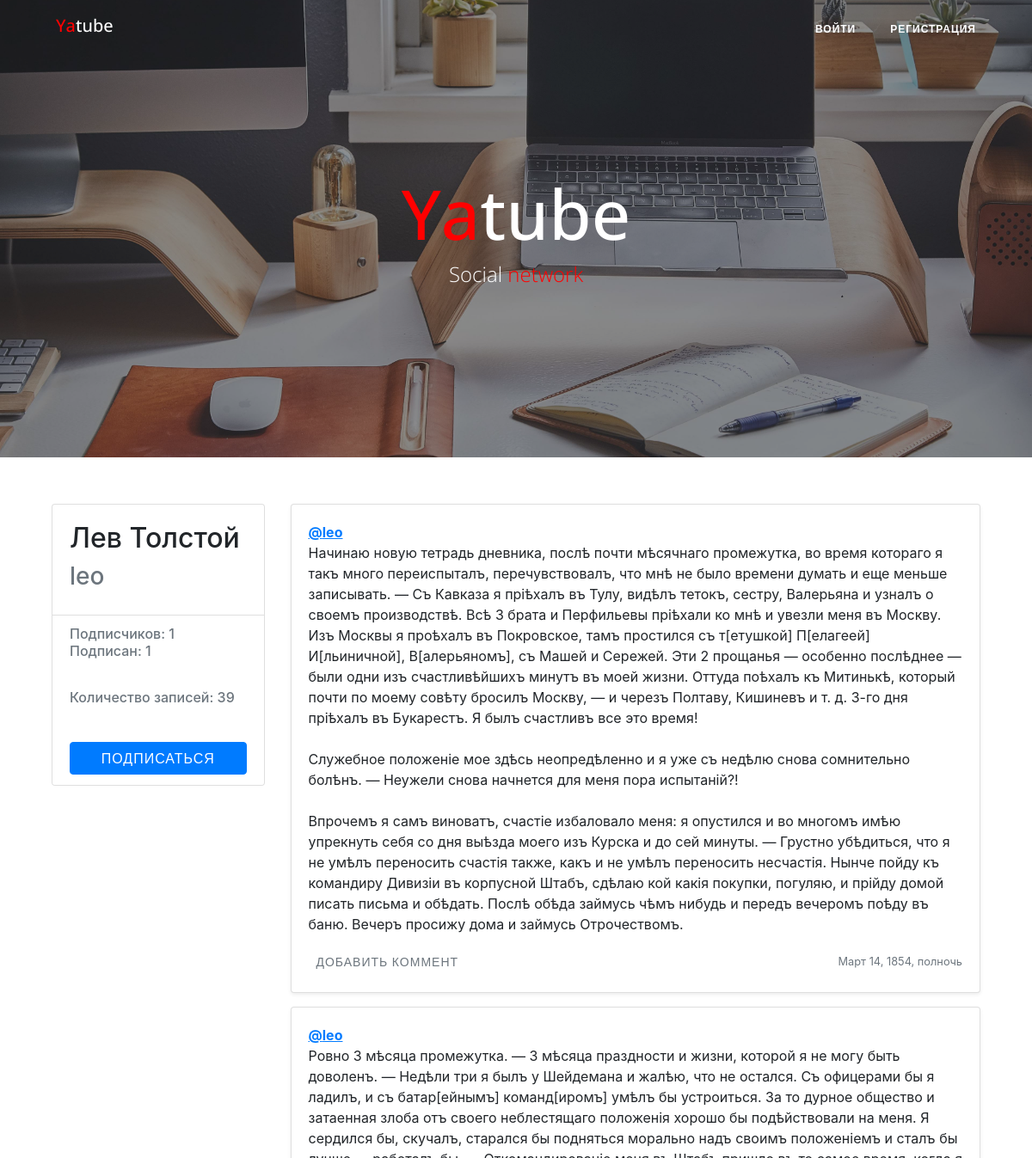
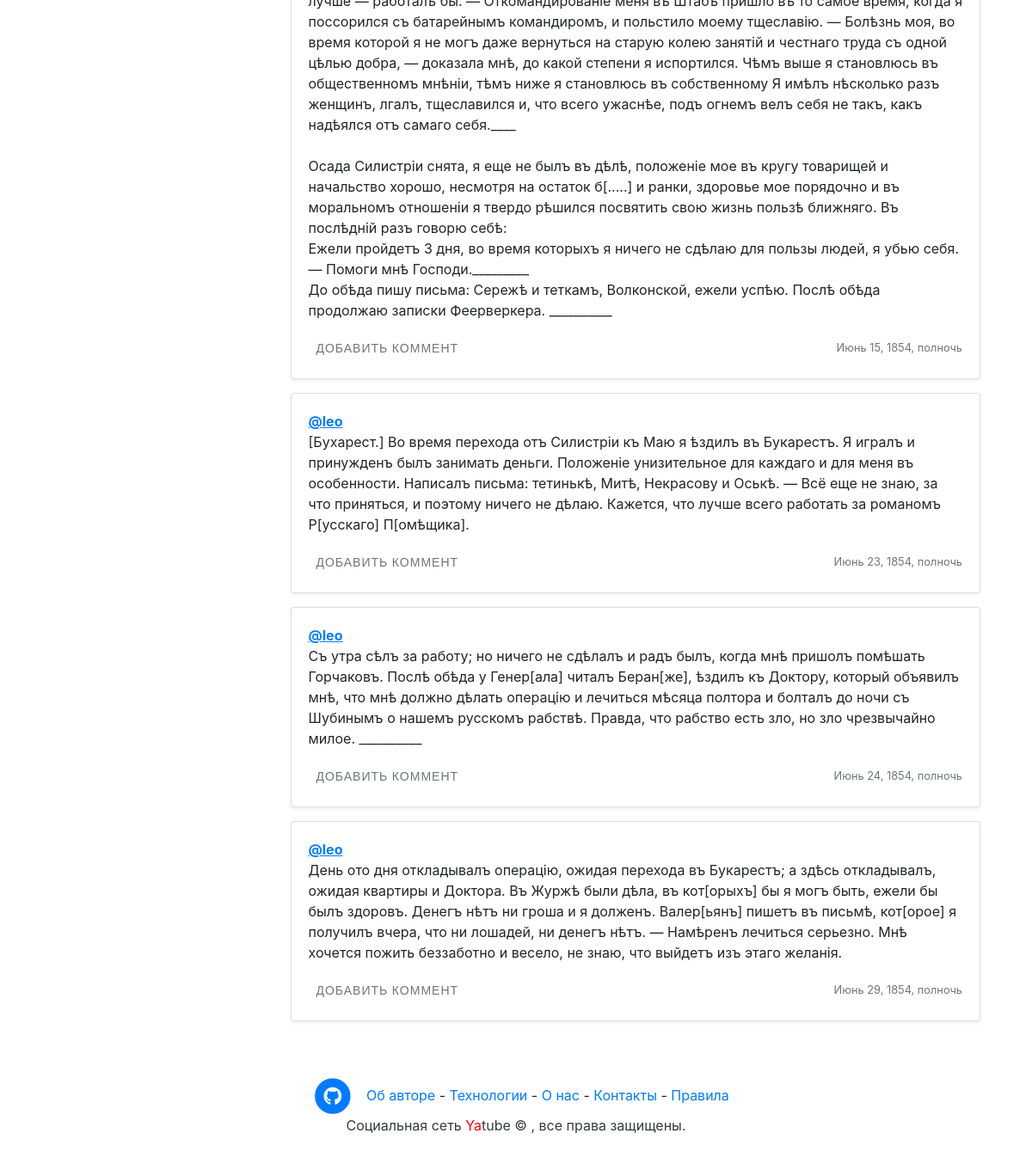
Screenshot of /leo/ with the database file from the repository (2 pictures, top to bottom).
### posts/models.py (models this page shows, shortened)
class Post(models.Model):
    text = models.TextField()
    pub_date = models.DateTimeField("date published", auto_now_add=True, db_index=True)
    author = models.ForeignKey(User, on_delete=models.CASCADE, related_name="author_posts")
    group = models.ForeignKey(Group, on_delete=models.SET_NULL,
                              null=True, related_name="posts", blank=True)
    image = models.ImageField(upload_to="posts/", blank=True, null=True)
    class Meta:
        ordering = ["-pub_date"]

### posts/views.py (the view)
# urls.py: path("<str:username>/", ProfileView.as_view(), name="profile"),
class ProfileView(ListView):
    model = Post
    paginate_by = 5
    template_name = "profile.html"
    def get_queryset(self):
        author = get_user_profile(self.kwargs['username'])
        self.kwargs['author'] = author
        return (
            author.author_posts.select_related('author', 'group')
                .annotate(comment_count=Count('comments'))
                .all()
        )
    def get_context_data(self, **kwargs):
        context = super(ProfileView, self).get_context_data(**kwargs)
        context['author'] = self.kwargs['author']
        context['following'] = check_following(self.request.user, context['author'])
        return context

### posts/helper.py (called while the page is built)
def get_user_profile(username):
    return get_object_or_404(
        User.objects.annotate(
            count_of_posts=Count('author_posts', distinct=True),
            count_of_following=Count('following', distinct=True),
            count_of_follower=Count('follower', distinct=True)
        ),
        username=username)

def check_following(user, author):
    if not user.is_authenticated:
        return False
    return Follow.objects.filter(user=user.id, author=author).exists()

### templates/profile.html (shortened to what this page needs)
{% extends "base.html" %}
{% load bootstrap_pagination %}
{% block content %}
    <main role="main" class="container">
        <div class="row">
            <div class="col-md-3 mb-3 mt-1">
                <div class="card">
                    <div class="card-body">
                        <div class="h2">
                            {{ author.get_full_name }}
                        </div>
                        <div class="h3 text-muted">
                            {{ author.get_username }}
                        </div>
                    </div>
                    <ul class="list-group list-group-flush">
                        <li class="list-group-item">
                            <div class="h6 text-muted">
                                Подписчиков: {{ author.count_of_following }} <br />
                                Подписан: {{ author.count_of_follower }}
                            </div>
                        </li>
                        <li class="list-group-item">
                            <div class="h6 text-muted">
                                <p>
                                    Количество записей: {{ author.count_of_posts }}
                                </p>
                            </div>
                        </li>
                        <li class="list-group-item">
                            {% if following %}
                                <a class="btn btn-lg btn-light"
                                   href="{% url "profile_unfollow" author.username %}" role="button">
                                    Отписаться
                                </a>
                            {% else %}
                                <a class="btn btn-primary btn-block"
                                   href="{% url "profile_follow" author.username %}" role="button">
                                    Подписаться
                                </a>
                            {% endif %}
                        </li>
                    </ul>
                </div>
            </div>
            <div class="col-md-9">
                {% for post in page_obj %}
                        {% include "includes/post_item.html" with post=post %}
                {% endfor %}
            </div>
        </div>
    </main>
{% endblock %}

### templates/includes/post_item.html (shortened to what this page needs)
<div class="card mb-3 mt-1 shadow-sm">
    {% load thumbnail %}
    <div class="card-body">
        <p class="card-text">
            <a name="post_{{ post.id }}" href="{% url "profile" post.author.username %}">
                <strong class="d-block text-gray-dark">@{{ post.author }}</strong>
            </a>
            {{ post.text|linebreaksbr }}
        </p>
        <div class="d-flex justify-content-between align-items-center">
            <div class="btn-group ">
                <a class="btn btn-sm text-muted" href="{% url "post_view" post.author.username post.id %}" role="button">
                    {% if post.comments.exists %}
                        Количество коментариев: {{ post.comments.count }}
                    {% else%}
                        Добавить коммент
                    {% endif %}
                </a>
            </div>
            <small class="text-muted">{{ post.pub_date }}</small>
        </div>
    </div>
</div>

### rows the page displays
Post: author "leo", text "Начинаю новую тетрадь дневника, послѣ почти мѣсячнаго промежутка, во время котораго я такъ много переиспыталъ, перечувствовалъ, что мнѣ не было времени думать и еще меньше записывать. — Съ Кавказа я пріѣхалъ въ Тулу, видѣлъ тетокъ, сестру, Валерьяна и узналъ о своемъ производствѣ. Всѣ 3 брата и Перфильевы пріѣхали ко мнѣ и увезли меня въ Москву. Изъ Москвы я проѣхалъ въ Покровское, тамъ простился съ т[етушкой] П[елагеей] И[льиничной], В[алерьяномъ], съ Машей и Сережей. Эти 2 прощанья — особенно послѣднее — были одни изъ счастливѣйшихъ минутъ въ моей жизни. Оттуда поѣхалъ къ Митинькѣ, который почти по моему совѣту бросилъ Москву, — и черезъ Полтаву, Кишиневъ и т. д. 3-го дня пріѣхалъ въ…", shows "ДОБАВИТЬ КОММЕНТ", pub_date "Март 14, 1854, полночь"
Post: author "leo", text "Ровно 3 мѣсяца промежутка. — 3 мѣсяца праздности и жизни, которой я не могу быть доволенъ. — Недѣли три я былъ у Шейдемана и жалѣю, что не остался. Съ офицерами бы я ладилъ, и съ батар[ейнымъ] команд[иромъ] умѣлъ бы устроиться. За то дурное общество и затаенная злоба отъ своего неблестящаго положенія хорошо бы подѣйствовали на меня. Я сердился бы, скучалъ, старался бы подняться морально надъ своимъ положеніемъ и сталъ бы лучше — работалъ бы. — Откомандированіе меня въ Штабъ пришло въ то самое время, когда я поссорился съ батарейнымъ командиромъ, и польстило моему тщеславію. — Болѣзнь моя, во время которой я не могъ даже вернуться на старую колею занятій и честнаго труда съ одной цѣлью…", shows "ДОБАВИТЬ КОММЕНТ", pub_date "Июнь 15, 1854, полночь"
Post: author "leo", text "[Бухарест.] Во время перехода отъ Силистріи къ Маю я ѣздилъ въ Букарестъ. Я игралъ и принужденъ былъ занимать деньги. Положеніе унизительное для каждаго и для меня въ особенности. Написалъ письма: тетинькѣ, Митѣ, Некрасову и Оськѣ. — Всё еще не знаю, за что приняться, и поэтому ничего не дѣлаю. Кажется, что лучше всего работать за романомъ Р[усскаго] П[омѣщика].", shows "ДОБАВИТЬ КОММЕНТ", pub_date "Июнь 23, 1854, полночь"
Post: author "leo", text "Съ утра сѣлъ за работу; но ничего не сдѣлалъ и радъ былъ, когда мнѣ пришолъ помѣшать Горчаковъ. Послѣ обѣда у Генер[ала] читалъ Беран[же], ѣздилъ къ Доктору, который объявилъ мнѣ, что мнѣ должно дѣлать операцію и лечиться мѣсяца полтора и болталъ до ночи съ Шубинымъ о нашемъ русскомъ рабствѣ. Правда, что рабство есть зло, но зло чрезвычайно милое. __________", shows "ДОБАВИТЬ КОММЕНТ", pub_date "Июнь 24, 1854, полночь"
Post: author "leo", text "День ото дня откладывалъ операцію, ожидая перехода въ Букарестъ; a здѣсь откладывалъ, ожидая квартиры и Доктора. Въ Журжѣ были дѣла, въ кот[орыхъ] бы я могъ быть, ежели бы былъ здоровъ. Денегъ нѣтъ ни гроша и я долженъ. Валер[ьянъ] пишетъ въ письмѣ, кот[орое] я получилъ вчера, что ни лошадей, ни денегъ нѣтъ. — Намѣренъ лечиться серьезно. Мнѣ хочется пожить беззаботно и весело, не знаю, что выйдетъ изъ этаго желанія.", shows "ДОБАВИТЬ КОММЕНТ", pub_date "Июнь 29, 1854, полночь"

### other values shown
{{ author.get_full_name }} "Лев Толстой"
{{ author.get_username }} "leo"
{{ author.count_of_following }} "1"
{{ author.count_of_follower }} "1"
{{ author.count_of_posts }} "39"
